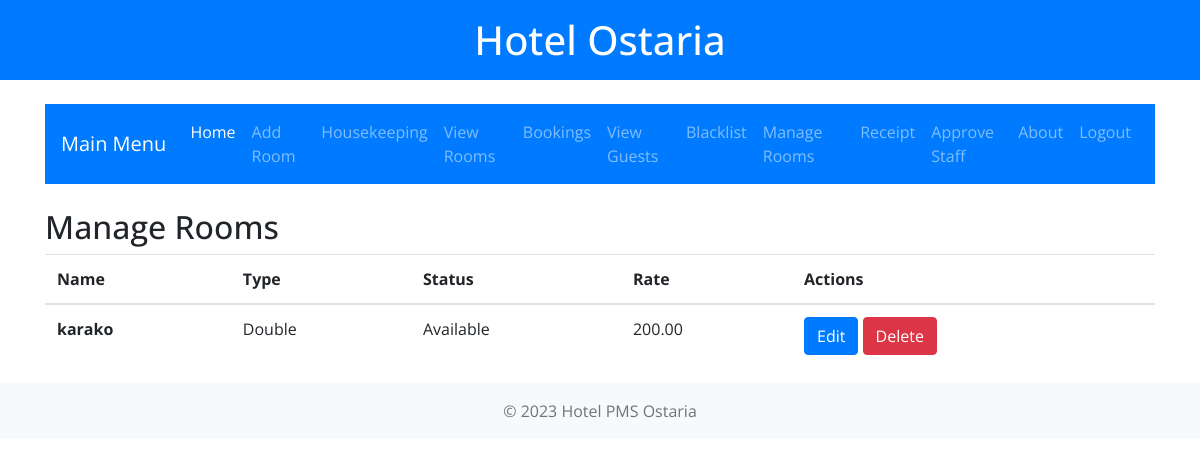
Page /manage/ (signed in) on the committed database.
### hotel_pms/models.py (models this page shows, shortened)
class Room(models.Model):
    ROOM_TYPES = (
        ('s', 'Single'),
        ('d', 'Double'),
        ('su', 'Suite'),
    )
    STATUS_CHOICES = [
        ('available', 'Available'),
        ('cleaning', 'Needs Cleaning'),
        ('maintenance', 'Needs Maintenance'),
    ]
    name = models.CharField(max_length=255,  default='basic')  # New field for room name
    status = models.CharField(max_length=12, choices=STATUS_CHOICES, default='available')
    room_type = models.CharField(max_length=2, choices=ROOM_TYPES)
    rate = models.DecimalField(max_digits=7, decimal_places=2,default=100.00)

### hotel_pms/views.py (the view)
# urls.py: path('manage/',views.managerooms, name='manage'),
@user_passes_test(lambda u: u.is_superuser, login_url='login')
def managerooms(request):
    rooms = Room.objects.all()
    return render(request, 'hotel_pms/manage_rooms.html', {'rooms': rooms})

### hotel_pms/templatetags/user_tags.py (called while the page is built)
@register.filter(name='has_group')
def has_group(user, group_name):
    return Group.objects.get(name=group_name) in user.groups.all()

### hotel_pms/templates/hotel_pms/manage_rooms.html
{% extends "hotel_pms/index.html" %}
{% load static %}
{% block content %}
<div class="container">
    <h2>Manage Rooms</h2>
    <table class="table">
        <thead>
            <tr>
                <th scope="col">Name</th>
                <th scope="col">Type</th>
                <th scope="col">Status</th>
                <th scope="col">Rate</th>
                <th scope="col">Actions</th>
            </tr>
        </thead>
        <tbody>
        {% for room in rooms %}
            <tr>
                <th scope="row">{{ room.name }}</th>
                <td>{{ room.get_room_type_display }}</td>
                <td>{{ room.get_status_display }}</td>
                <td>{{ room.rate }}</td>
                <td>
                    <a href="{% url 'edit_room' room.id %}" class="btn btn-primary">Edit</a>
                    <a href="{% url 'delete_room' room.id %}" class="btn btn-danger">Delete</a>
                </td>
            </tr>
        {% endfor %}
        </tbody>
    </table>
</div>
{% endblock %}

### rows in the picture
Room: name "karako", room_type "Double", status "Available", rate "200.00"
